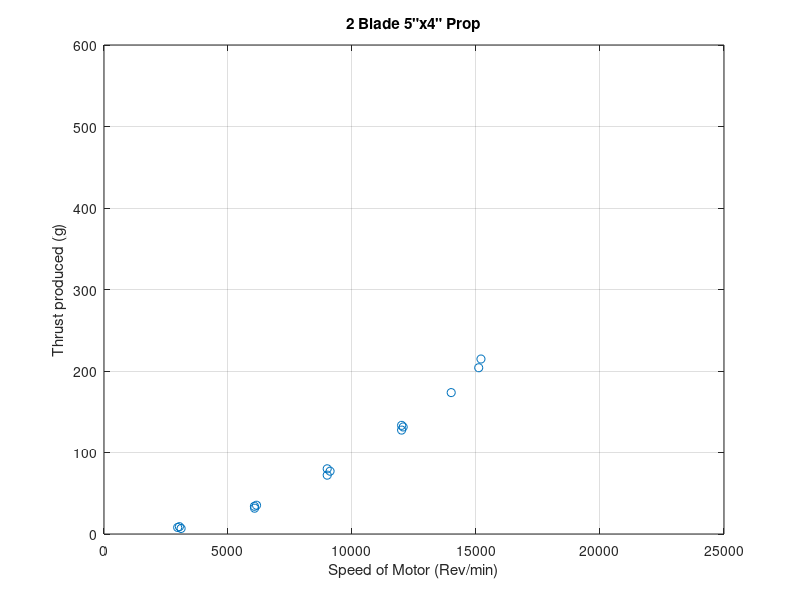
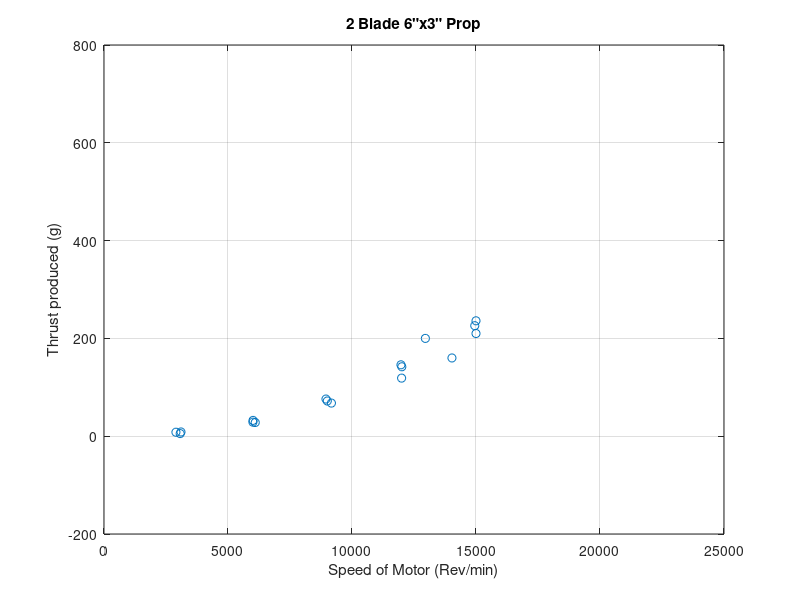
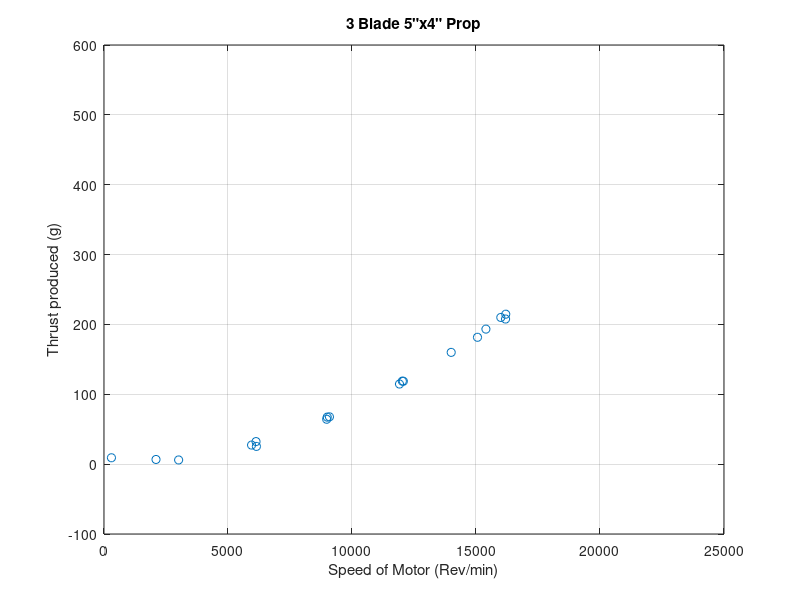
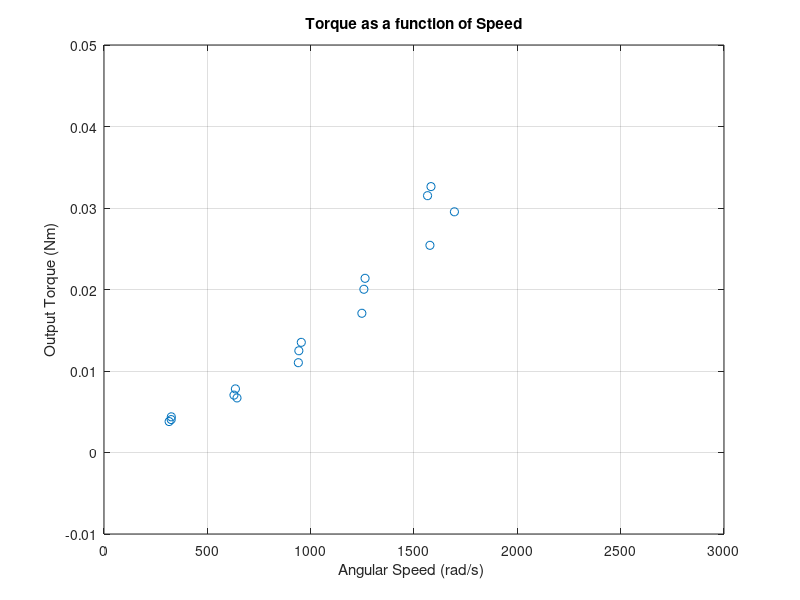

Recreate these plots in MATLAB, in order.
clc;
clear; 

% Orange prop is a 2 blade with 5in diameter and 4in Pitch
orangepropRPM = [2970 6066 9000 12000 15200 3040 6150 9000 12000 14000 3109 6072 9116 12063 15109];
orangepropThrust = [8 34 80 133.3 214.7 9 35.3 72.2 127.5 173.5 6.8 31.67 77.07 131.33 204];

% Black Prop is a 2 blade with 6in diameter and 3in pitch 
blackpropRPM = [3072 6098 8950 11974 12959 15000 2900 6010 9170 12000 14030 15000 3104 6005 9003 12008 14950];
blackpropThrust = [5.33 28 76 146 200 236 8.13 32.33 67.73 118.8 160 210 8.67 28.73 72 142 226]; 

% Green Prop is a three blade with 5in diameter and 4in pitch
greenpropRPM = [2097 5950 9000 12070 15400 16200 300 6130 9090 12030 14000 16000 3009 6145 8980 11915 15060 16191];
greenpropThrust = [6.7 27.3 67.3 118.7 193.3 214.66 9.13 32.3 67.7 118.8 160 210 6 25.4 64.27 114.67 181.6 207.73]; 

% used to find the power as a function of RPM to calculate torque
% T = 
rpm = [3009 6145 8980 11915 15060 16191 3109 6072 9116 12063 15109 3104 6005 9003 12008 14950];
electrical_power = [1.197 4.309 10.363 21.316 40.091 50.076 1.425 4.963 12.903 26.999 51.62 1.313 4.427 11.771 25.188 49.335];
radpersec = rpm * (pi/30);
torque = electrical_power./radpersec ;  

% Finding the coefficients for the second order equation for the props 
% it can be set up as in equation in the form below
% coeff_x(1,1)*w^2 + coeff_x(1,2)*w + coeff_x(1,1)
coeff_orange = polyfit (orangepropRPM, orangepropThrust, 2);
coeff_black = polyfit (blackpropRPM, blackpropThrust, 2);
coeff_green = polyfit (greenpropRPM, greenpropThrust,2);

coeff_torque = polyfit (radpersec, torque,1);

rpm = 0:0.01:25000; % set RPM range we want to extrapolate our data to 
radsec = rpm.*(pi/30); 

%corrected values are used to find kt
%assuming that coefficients for less than w^2 are 0 
orangeprop = (coeff_orange(1,1)*(rpm.^2) + (coeff_orange(1,2))*rpm - coeff_orange(1,3));
orangeprop_corrected = coeff_orange(1,1)*(rpm.^2); 

blackprop = (coeff_black(1,1)*(rpm.^2) + (coeff_black(1,2))*rpm - coeff_black(1,3));
blackprop_corrected = coeff_black(1,1)*(rpm.^2); 

greenprop = (coeff_green(1,1)*(rpm.^2) + (coeff_green(1,2))*rpm - coeff_green(1,3));
greenprop_corrected = coeff_green(1,1)*(rpm.^2); 

output_torque = coeff_torque(1,1)*radsec + coeff_torque(1,2);
%output_torque_corrected = coeff_torque(1,1)*radsec.^2;
%nour needs:
% Thrust=kt*w^2
% Torque=kd*w

kt = ["2 blade 5x4" coeff_orange(1,1) "g/rpm^2"; "2 blade 6x3" coeff_black(1,1) "g/rpm^2"; "3 blade 5x4" coeff_green(1,1) "g/rpm^2"] %kt values for each prop 


figure(1)
plot(orangepropRPM, orangepropThrust, "o")
hold on 
plot (rpm, orangeprop)
hold on 
plot(rpm, orangeprop_corrected)
hold on 
xlabel("Speed of Motor (Rev/min)")
ylabel("Thrust produced (g)")
title('2 Blade 5"x4" Prop')
grid on 


figure(2)
plot(blackpropRPM, blackpropThrust, "o")
hold on 
plot (rpm, blackprop)
hold on
plot (rpm,blackprop_corrected)
hold on 
xlabel("Speed of Motor (Rev/min)")
ylabel("Thrust produced (g)")
title('2 Blade 6"x3" Prop')
grid on 

figure(3)
plot(greenpropRPM, greenpropThrust, "o")
hold on 
plot (rpm, greenprop)
hold on
plot (rpm,greenprop_corrected)
hold on 
xlabel("Speed of Motor (Rev/min)")
ylabel("Thrust produced (g)")
title('3 Blade 5"x4" Prop')
grid on 

figure (4)
plot (radpersec,torque, "o")
hold on 
%plot (output_torque_corrected)
hold on 
plot (radsec, output_torque)
hold on 
xlabel("Angular Speed (rad/s) ")
ylabel("Output Torque (Nm)")
title('Torque as a function of Speed')
grid on




